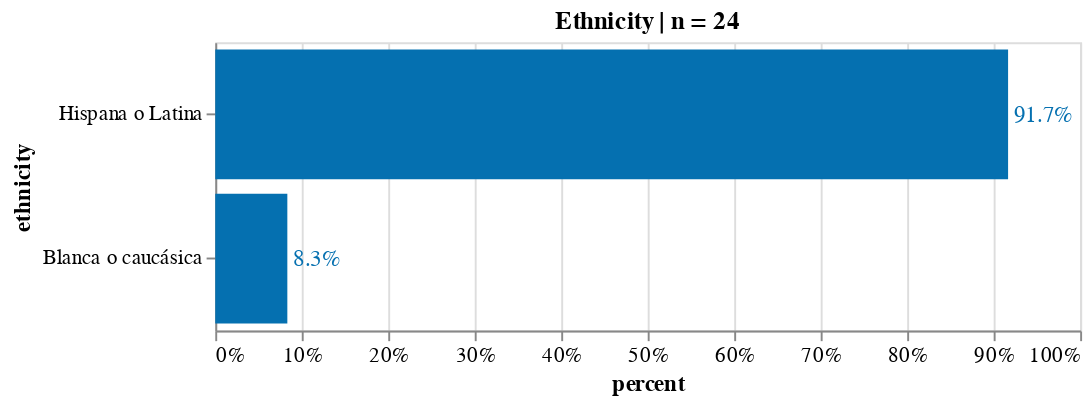

The notebook cell this image was saved under:
### Code cell
source = count_freq_labels(df, X="ethnicity") 
title = 'Ethnicity | n = '+ source['counts'].sum().astype(str)
X, Y = 'percent:Q', 'ethnicity:N'
w, h= 450, 150
txs, ls, ts = 12, 11, 12

chart_ethnicity= simple_per_bar(
    source, title=title, X=X, Y=Y, \
    width=w, height=h, \
    text_size = txs, label_size = ls, title_size=ts)
chart_ethnicity.display(renderer='svg')

### Figure 1 — Vega-Lite specification as saved in the notebook (floating-point values rounded to 4 significant figures)
{"config": {"view": {"continuousWidth": 400, "continuousHeight": 300}, "axis": {"labelFontSize": 11, "titleFontSize": 12}}, "layer": [{"mark": "bar", "encoding": {"color": {"condition": {"value": "orange", "test": "(datum.emotion === null)"}, "value": "#0570b0"}, "x": {"type": "quantitative", "axis": {"format": ".0%"}, "field": "percent"}, "y": {"type": "nominal", "field": "ethnicity", "sort": "-x"}}, "title": "Ethnicity | n = 24"}, {"mark": {"type": "text", "align": "left", "baseline": "middle", "dx": 3, "fontSize": 12}, "encoding": {"color": {"condition": {"value": "orange", "test": "(datum.emotion === null)"}, "value": "#0570b0"}, "text": {"type": "quantitative", "field": "percent", "format": ".1%"}, "x": {"type": "quantitative", "axis": {"format": ".0%"}, "field": "percent"}, "y": {"type": "nominal", "field": "ethnicity", "sort": "-x"}}, "title": "Ethnicity | n = 24"}], "data": {"name": "data-222d245a439441a2332b29206f378c09"}, "height": 150, "width": 450, "$schema": "https://vega.github.io/schema/vega-lite/v4.8.1.json", "datasets": {"data-222d245a439441a2332b29206f378c09": [{"counts": 22, "ethnicity": "Hispana o Latina", "percent": 0.9167}, {"counts": 2, "ethnicity": "Blanca o caucásica", "percent": 0.08333}]}}
